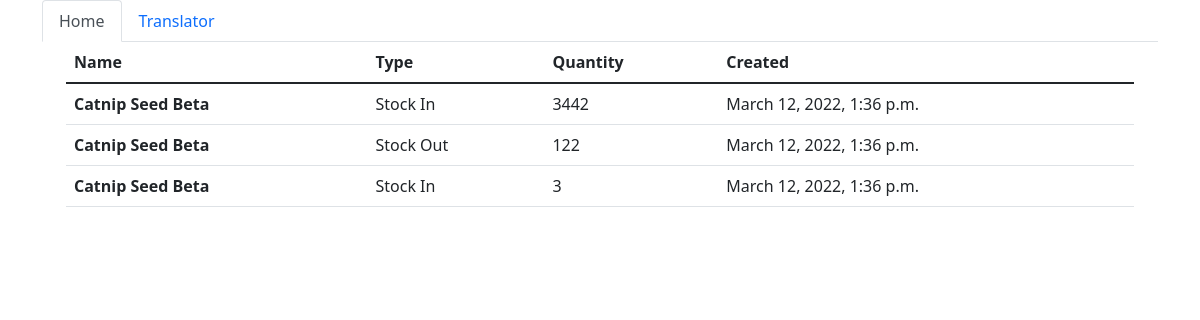
Page /7/ on the committed database.
### blog/models.py (models this page shows, shortened)
class Inventory(models.Model):
    name=models.ForeignKey(Item,on_delete=models.CASCADE)
    type=models.IntegerField(choices=inventory_movement)
    quantity=models.IntegerField()
    date_created=models.DateTimeField(auto_now_add=True)
    def inventory_verbose(self):
        return dict(inventory_movement)[self.type]

class Item(models.Model):
    division=models.ForeignKey(Division,on_delete=models.CASCADE)
    name=models.CharField(max_length=500,unique=True)
    quantity=models.IntegerField()
    def __str__(self):
        return self.name.title()

### blog/views.py (the view)
# urls.py: path('<int:bucin>/',views.InventoryDetail,name='inventory_detail'),
def InventoryDetail(request,bucin):
    lele=Item.objects.get(id=bucin).id
    all_inventory=Inventory.objects.filter(name__id=lele)
    context={'all_inventory':all_inventory}
    return render(request,'index.html',context)

### templates/index.html
{%extends 'base.html'%}
{%block content%}
<div class='container'>
<table class="table">
    <thead>
      <tr>
        <th scope="col">Name</th>
        <th scope="col">Type</th>
        <th scope="col">Quantity</th>
        <th scope="col">Created</th>
      </tr>
    </thead>
    <tbody>
        {%for a in all_inventory%}
      <tr>
        <th scope="row">{{a.name}}</th>
        <td>{{a.inventory_verbose}}</td>
        <td>{{a.quantity}}</td>
        <td>{{a.date_created}}</td>
      </tr>
     {%endfor%}
    </tbody>
  </table>
</div>
{%endblock%}

### rows in the picture
Inventory: name "Catnip Seed Beta", inventory_verbose "Stock In", quantity "3442", date_created "March 12, 2022, 1:36 p.m."
Inventory: name "Catnip Seed Beta", inventory_verbose "Stock Out", quantity "122", date_created "March 12, 2022, 1:36 p.m."
Inventory: name "Catnip Seed Beta", inventory_verbose "Stock In", quantity "3", date_created "March 12, 2022, 1:36 p.m."
